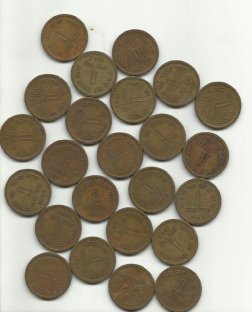
#> input picture water_coins.jpg, 252 x 312 px
$ python transformations.py
#> lines starting #> are read from the running program, lines starting #| are printed output that depends on the picture
import cv2 as cv
import numpy as np


img = cv.imread('water_coins.jpg')
#> img is the input picture: shape (312, 252, 3); mean B, G, R 136.3, 153.2, 161.4

cv.imshow("Coins", img)


# 1. Translation
# It is basically shifting an image along the x and the y axis.( up, down, left, right)

# s1) Create a Translation fn:

def translate(img, x, y):                                 # x and y stands for number of pixels u want to shift along the x and y axes respectively.
#> called with x = -100, y = 100
    transMAT = np.float32([[1,0,x], [0,1,y]])             # s2) create a matrix that takes a list with two lists inside it.
    dimensions = (img.shape[1], img.shape[0])             # dim => (a tuple of wid and heig); img.shape[1] => width and img.shape[0] => height
#> dimensions = (252, 312)
    return cv.warpAffine(img, transMAT, dimensions)
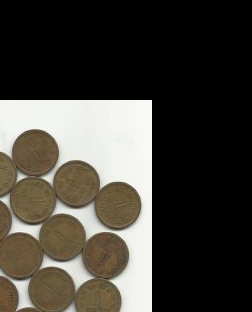
#> returned value: shape (312, 252, 3); mean of channels 0, 1, 2 57.7, 64.3, 67.6; drawn as B, G, R

# -x --> Left
# -y --> Up
# x --> Right
# y --> Down

translated = translate(img, -100, 100)           # shifted left and down both by 100 pixels
cv.imshow("Translated", translated)


# 2. Rotation
# rotation point is centre by default


def rotate(img, angle, rotPoint=None):                          # by default angle is in anti clockwise
#> called with angle = 45
    (height,width) = img.shape[:2]
#> height = 312; width = 252

    if rotPoint is None:
        rotPoint= (width//2, height//2)
#> rotPoint = (126, 156)

    rotMat = cv.getRotationMatrix2D(rotPoint, angle, 1.0)          # scale = 1.0, cuz we don't wanna scale it while rotating
    dimensions = (width,height)                                     # it tells opencv what hould be the dim of output image
#> dimensions = (252, 312)

    return cv.warpAffine(img, rotMat, dimensions)
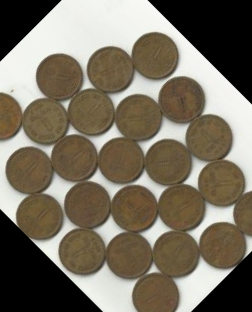
#> returned value: shape (312, 252, 3); mean of channels 0, 1, 2 98.2, 113.3, 121.4; drawn as B, G, R


rotated = rotate(img, 45)                       # rotates anti clockwise by default
cv.imshow('Rotated',rotated)                    # here, we get to see some black triangle

# we can rotate rotated image too!

rotated_rotated = rotate(img, 90)
#> call 2 of rotate, with angle = 90
#> in rotate (call 2), `return cv.warpAffine(img, rotMat, dimensions)`:
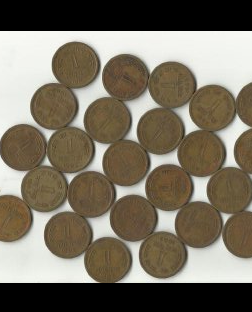
#> returned value: shape (312, 252, 3); mean of channels 0, 1, 2 99.4, 114.2, 122; drawn as B, G, R
cv.imshow('Rotated Rotated', rotated_rotated)       # here there is some black which is due to black triangles created earlier


# 3. Resizing
resized = cv.resize(img, (500,500), interpolation=cv.INTER_CUBIC)       # INTER_LINEAR , INTER_CUBIC are used to enlarge, but latter is slower but much better
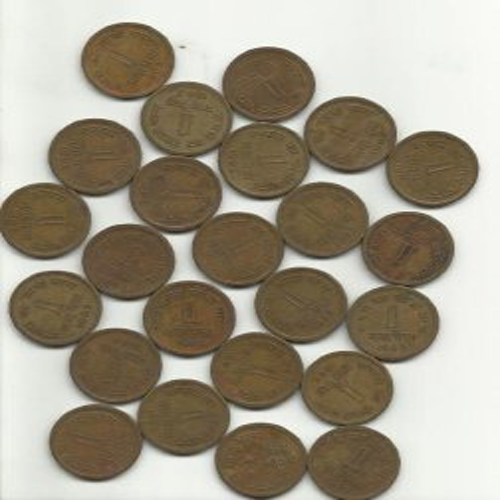
#> resized: shape (500, 500, 3); mean B, G, R 136.3, 153.2, 161.4
cv.imshow("Resized", resized)


# 4. Flipping

img2 = cv.imread('monkey.jpg')
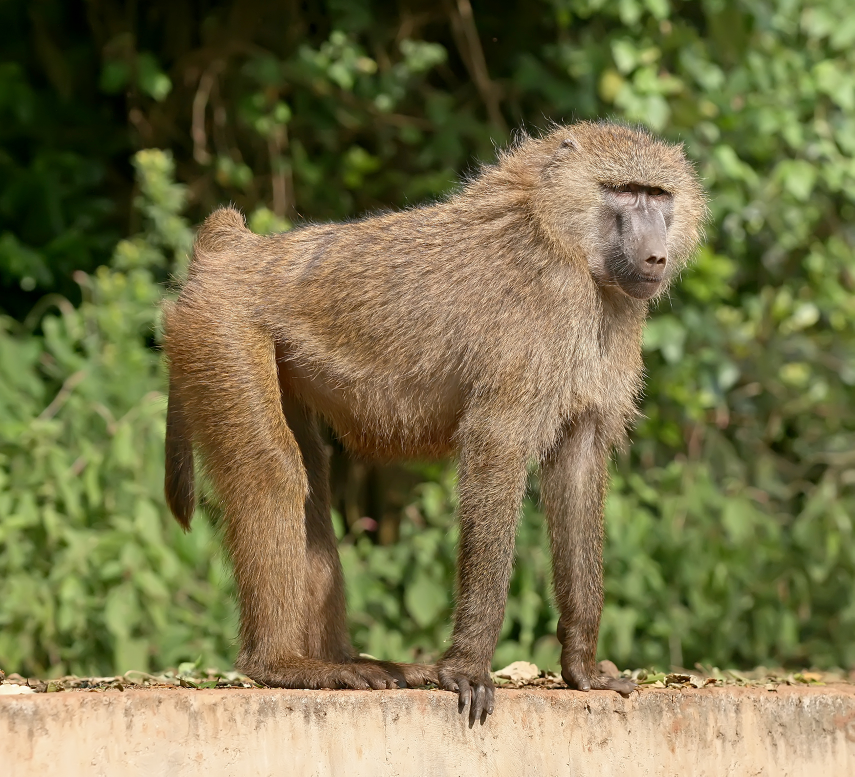
#> input picture monkey.jpg, 1709 x 1553 px (shown at 1/2 size)
#> img2 is the input picture: shape (1553, 1709, 3); mean B, G, R 72.9, 114.2, 118.6
cv.imshow("Monkey",img2)

flip = cv.flip(img2, 1)          # the 2nd argument is flipcode. It can be
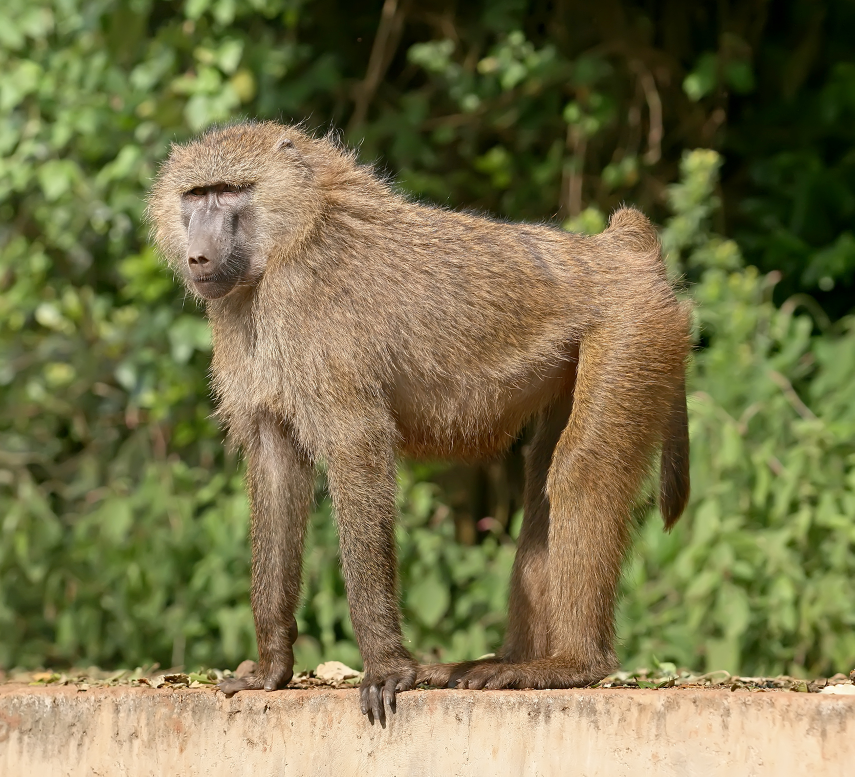
#> flip: shape (1553, 1709, 3) (shown at 1/2 size); mean B, G, R 72.9, 114.2, 118.6
                                # 0 => flip vertically (x axis)
                                # or 1 => flip hori (y axis)) => look like mirror images
                                # or -1 => flip hori and vert ( both x and y axes)
cv.imshow('Flip',flip)


# 5. Cropping

cropped = img2[200:400, 300:400]         # slicing
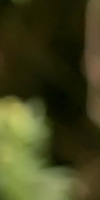
#> cropped: shape (200, 100, 3); mean B, G, R 29.2, 66.6, 65.7
#200:400 → rows 200 to 399 → vertical range (top → bottom)
#300:400 → columns 300 to 399 → horizontal range (left → right)

cv.imshow('Cropped', cropped)


cv.waitKey(0)
